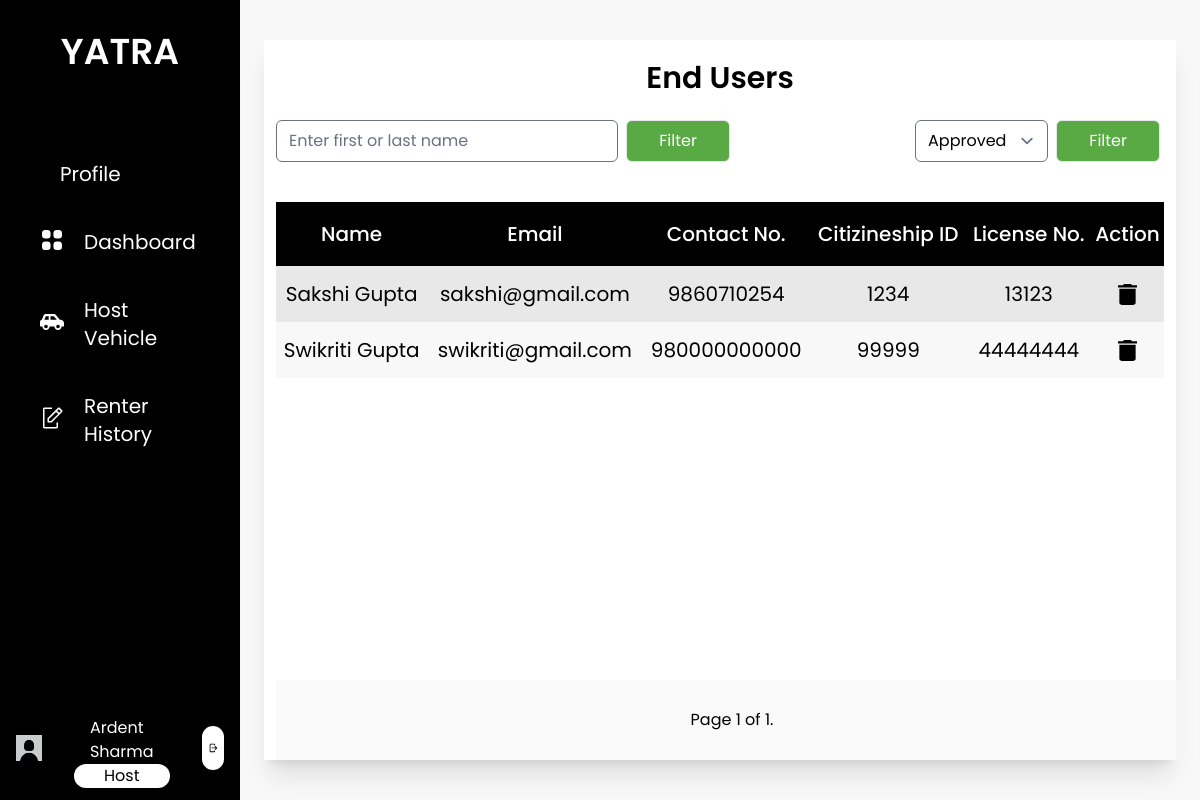
The app's page /end_users_admin/ (signed in), older data.
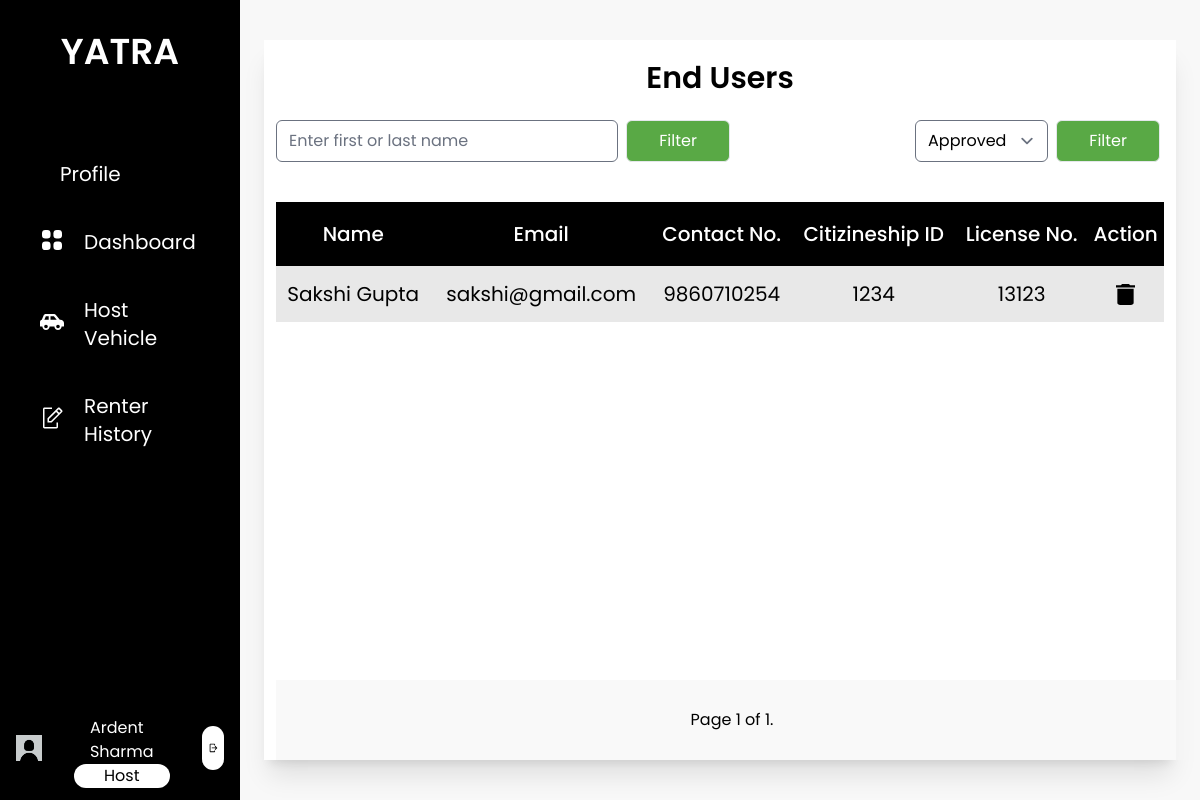
The same page, newer data.
### base/models.py (models this page shows, shortened)
class EndUser(models.Model):
    user = models.OneToOneField(User, on_delete=models.CASCADE, related_name="enduser")
    first_name = models.CharField(max_length=25)
    last_name = models.CharField(max_length=25)
    email = models.EmailField()
    phone_number = models.CharField(max_length=10)
    citizenship_id = models.CharField(max_length=20, null= True, blank=True)
    citizenship = models.ImageField(upload_to='enduser/profile',  default='default_photo.jpg')
    license_no = models.CharField(max_length=20, null= True, blank=True)
    license = models.ImageField(upload_to='enduser/profile',  default='default_photo.jpg')
    pic = models.ImageField(upload_to='enduser/profile', default='default_profile.jpg')
    is_approved = models.CharField(max_length=10, choices=status, default="Pending")
    is_blocked = models.BooleanField(default=False)

### base/views.py (the view)
# urls.py: path('end_users_admin/', views.end_users_admin, name='end_users_admin'),
def end_users_admin(request):
    nameform = UserFilterForm(request.GET or None)
    if nameform.is_valid():
        endUsers = nameform.filter_users(EndUser.objects.all())
    else:
        endUsers = EndUser.objects.filter(is_approved="Approved")
    statusform = UserFilterStatusForm(request.GET or None)
    if statusform.is_valid():
        endUsers = statusform.filter_users(endUsers)
    else:
        endUsers = endUsers.filter(is_approved="Approved")
    paginator = Paginator(endUsers, 6)
    page_number = request.GET.get('page')
    try:
        page_obj = paginator.get_page(page_number)
    except PageNotAnInteger:
        page_obj = paginator.get_page(1)
    except EmptyPage:
        page_obj = paginator.get_page(paginator.num_pages)
    context = {
        'data': page_obj,
        'nums': page_obj.paginator.num_pages * 'p',
        'nameform': nameform,
        'statusform':statusform
    }
    return render(request, 'enduser/endusers_admin.html', context)

### base/forms.py (shortened to what this page needs)
class UserFilterForm(forms.Form):
    name = forms.CharField(required=False, label='Search', widget=forms.TextInput(attrs={'placeholder': 'Enter first or last name'}))

class UserFilterStatusForm(forms.Form):
    status = forms.ChoiceField(choices=[('Approved', 'Approved'), ('Rejected', 'Rejected')])

### base/templatetags/user_group.py (called while the page is built)
@register.filter(name='has_group')
def has_group(user, group_name):
    return user.groups.filter(name=group_name).exists()

### base/templates/enduser/endusers_admin.html (shortened to what this page needs)
{% extends 'base/base.html' %}
{% load static %}
{% load widget_tweaks %}
{% block content%}
<div class="h-screen w-full px-6 py-10 bg-theme">
    <div class="bg-white h-full flex flex-col justify-between shadow-xl relative">
        <div class="p-3">
            <h1 class="text-center text-3xl font-semibold pt-2 pb-6">End Users</h1>
            <div class="w-100 flex flex-row justify-between mb-6">
                <form>
                    {% render_field nameform.name class="rounded-md" %}
                    <input type="submit" class="bg-custom-green px-8 py-2 text-white rounded-md mx-1 border" value="Filter" />
                </form>
                <form>
                    {% render_field statusform.status class="rounded-md" %}
                    <input type="submit" class="bg-custom-green px-8 py-2 text-white rounded-md mx-1 border" value="Filter" />
                </form>
            </div>
            {% if data is not None %}
            <table class="w-full">
                <thead class="h-16 text-center">
                    <tr class="bg-black text-white text-xl">
                        <th class="font-medium">Name</th>
                        <th class="font-medium">Email</th>
                        <th class="font-medium">Contact No.</th>
                        <th class="font-medium">Citizineship ID</th>
                        <th class="font-medium">License No.</th>
                        <th class="font-medium">Action</th>
                    </tr>
                </thead>
                <tbody class="text-center">
                    {% for user in data.object_list %}
                    <tr class="text-xl h-14">
                        <td>{{user.first_name}} {{user.last_name}}</td>
                        <td>{{user.email}}</td>
                        <td>{% if user.phone_number %}{{user.phone_number}}{% else %}N/A{% endif %}</td>
                        <td>{% if user.citizenship_id %}{{user.citizenship_id}}{% else %}N/A{% endif %}</td>
                        <td>{% if user.license_no %}{{user.license_no}}{% else %}N/A{% endif %}</td>
                        <td>
                            <div class="flex flex-row justify-around">
                                <a href="{% url 'delete_user' user.user.id %}" onclick="return ConfirmDelete()">
                                    <img src="{% static 'images/delete.svg' %}">
                                </a>
                            </div>
                        </td>
                    </tr>
                    {% endfor %}
                </tbody>
            </table>
            {% endif %}
            <div class="flex flex-col h-20 w-full bg-pagination-gray bg-opacity-70 bottom-0 justify-center absolute px-3">
                <div class="w-full flex flex-row justify-center">
                    <div class="m-2 py-2 px-6">
                        Page {{ data.number }} of {{ data.paginator.num_pages }}.
                    </div>
                </div>
            </div>
        </div>
    </div>
</div>
{% endblock content %}

Row changes from the older to the newer data that the page shows:
removed EndUser: first_name "Swikriti", last_name "Gupta", email "swikriti@gmail.com", phone_number "980000000000", citizenship_id "99999", license_no "44444444"
